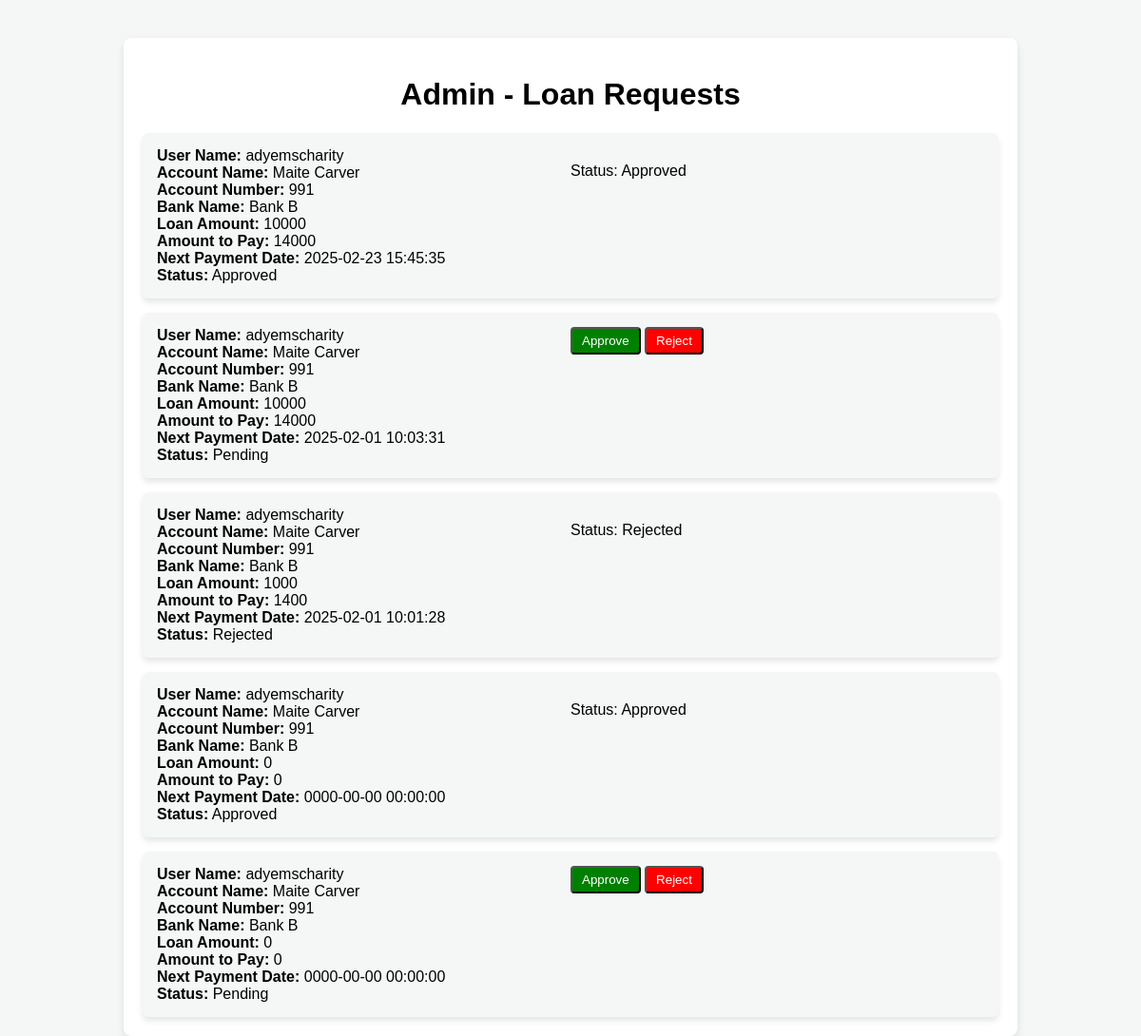
The page /werey001/loan_requests.php on the database its author committed.
### tables this page shows
CREATE TABLE `loan_requests` (
  `id` int(11) NOT NULL,
  `user_id` int(11) NOT NULL,
  `loan_amount` float NOT NULL,
  `status` varchar(20) NOT NULL,
  `next_payment_date` datetime NOT NULL,
  `amount_to_pay` float NOT NULL,
  `request_date` timestamp NOT NULL DEFAULT current_timestamp()
);

CREATE TABLE `users` (
  `id` int(11) NOT NULL,
  `username` varchar(255) NOT NULL,
  `email` varchar(255) NOT NULL,
  `password` varchar(255) NOT NULL,
  `profile_picture` varchar(255) DEFAULT NULL,
  `created_at` timestamp NOT NULL DEFAULT current_timestamp(),
  `address` varchar(255) DEFAULT NULL,
  `department` varchar(255) DEFAULT NULL,
  `faculty` varchar(255) DEFAULT NULL,
  `level` varchar(255) DEFAULT NULL,
  `id_number` varchar(50) DEFAULT NULL,
  `phone_number` varchar(50) DEFAULT NULL,
  `stays_in_hostel` enum('Yes','No') DEFAULT NULL,
  `about_me` text DEFAULT NULL,
  `full_name` varchar(255) DEFAULT NULL,
  `interests` text DEFAULT NULL,
  `relationship_status` enum('Single','Married','In a relationship','It''s complicated','Divorced','Widowed') DEFAULT NULL,
  `gender` varchar(10) DEFAULT NULL,
  `account_name` varchar(255) NOT NULL,
  `account_number` varchar(255) NOT NULL,
  `bank_name` varchar(255) NOT NULL,
  `verified` tinyint(1) DEFAULT 0,
  `club` varchar(255) NOT NULL,
  `first_time` tinyint(1) DEFAULT 1
);

### werey001/loan_requests.php (the view, shortened to what this page needs)
<?php
include("db_connection.php");
$sql = "SELECT lr.id, lr.loan_amount, lr.status, lr.request_date, lr.next_payment_date, lr.amount_to_pay, u.username, u.account_name, u.account_number, u.bank_name
        FROM loan_requests lr
        JOIN users u ON lr.user_id = u.id
        ORDER BY lr.request_date DESC";
$stmt = $conn->prepare($sql);
$stmt->execute();
$loan_requests = $stmt->get_result();
?>
<!DOCTYPE html>
<html lang="en">
<head>
</head>
<body>
    <div class="container">
        <h1>Admin - Loan Requests</h1>
        <div class="loan-history">
            <?php while ($loan_request = $loan_requests->fetch_assoc()): ?>
                <div class="loan-history-item">
                    <div>
                        <strong>User Name:</strong> <?php echo htmlspecialchars($loan_request['username']); ?><br>
                        <strong>Account Name:</strong> <?php echo htmlspecialchars($loan_request['account_name']); ?><br>
                        <strong>Account Number:</strong> <?php echo htmlspecialchars($loan_request['account_number']); ?><br>
                        <strong>Bank Name:</strong> <?php echo htmlspecialchars($loan_request['bank_name']); ?><br>
                        <strong>Loan Amount:</strong> <?php echo htmlspecialchars($loan_request['loan_amount']); ?><br>
                        <strong>Amount to Pay:</strong> <?php echo htmlspecialchars($loan_request['amount_to_pay']); ?><br>
                        <strong>Next Payment Date:</strong> <?php echo htmlspecialchars($loan_request['next_payment_date']); ?><br>
                        <strong>Status:</strong> <?php echo htmlspecialchars($loan_request['status']); ?><br>
                    </div>
                    <div>
                        <?php if ($loan_request['status'] == 'Pending'): ?>
                            <form action="approve_reject_request.php" method="POST">
                                <button type="submit" name="approve" class="approve-btn">Approve</button>
                                <button type="submit" name="reject" class="reject-btn">Reject</button>
                            </form>
                        <?php else: ?>
                            <p>Status: <?php echo $loan_request['status']; ?></p>
                        <?php endif; ?>
                    </div>
                </div>
            <?php endwhile; ?>
        </div>
    </div>
</body>
</html>

### werey001/loan_requests.php (style rules this page uses)
body { font-family: Arial, sans-serif; margin: 0; padding: 0; background-color: #f4f7f6; }
.container { width: 80%; margin: 0 auto; max-width: 900px; background-color: #fff; padding: 20px; border-radius: 8px; box-shadow: 0 4px 8px rgba(0, 0, 0, 0.1); margin-top: 40px; }
h1 { text-align: center; }
.loan-history { display: flex; flex-direction: column; gap: 15px; }
.loan-history-item { display: flex; justify-content: space-between; background-color: #f4f7f6; padding: 15px; border-radius: 6px; box-shadow: 0 4px 6px rgba(0, 0, 0, 0.1); }
.loan-history-item div { flex: 1; }
.loan-history-item button { padding: 5px 10px; cursor: pointer; border-radius: 4px; }
.approve-btn { background-color: green; color: white; }
.reject-btn { background-color: red; color: white; }

### rows shown on the page
loan_requests: user.username "adyemscharity", user.account_name "Maite Carver", user.account_number "991", user.bank_name "Bank B", loan_amount "10000", amount_to_pay "14000", next_payment_date "2025-02-23 15:45:35", status "Approved"
loan_requests: user.username "adyemscharity", user.account_name "Maite Carver", user.account_number "991", user.bank_name "Bank B", loan_amount "10000", amount_to_pay "14000", next_payment_date "2025-02-01 10:03:31", status "Pending"
loan_requests: user.username "adyemscharity", user.account_name "Maite Carver", user.account_number "991", user.bank_name "Bank B", loan_amount "1000", amount_to_pay "1400", next_payment_date "2025-02-01 10:01:28", status "Rejected"
loan_requests: user.username "adyemscharity", user.account_name "Maite Carver", user.account_number "991", user.bank_name "Bank B", loan_amount "0", amount_to_pay "0", next_payment_date "0000-00-00 00:00:00", status "Approved"
loan_requests: user.username "adyemscharity", user.account_name "Maite Carver", user.account_number "991", user.bank_name "Bank B", loan_amount "0", amount_to_pay "0", next_payment_date "0000-00-00 00:00:00", status "Pending"
